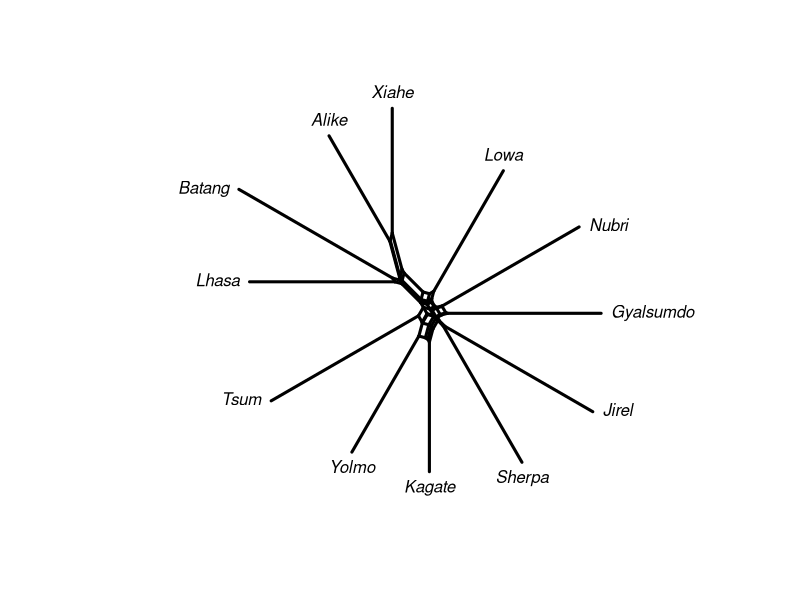
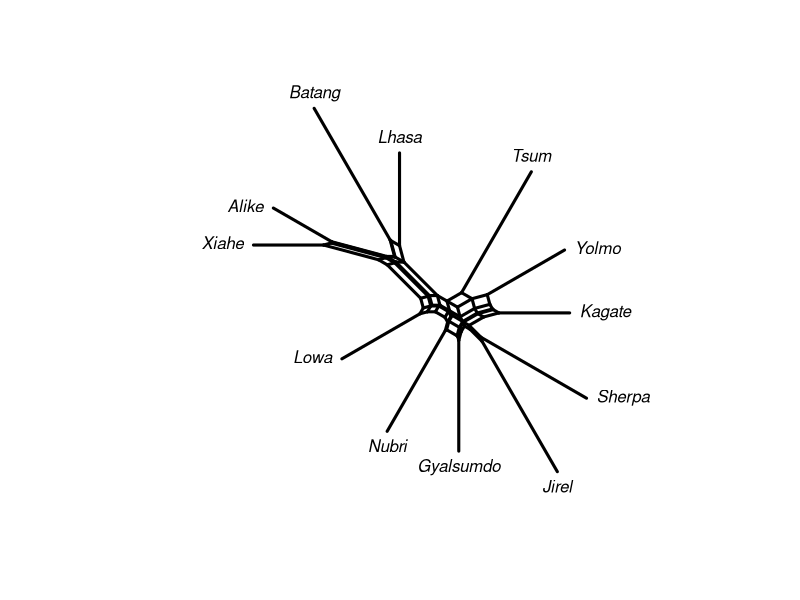
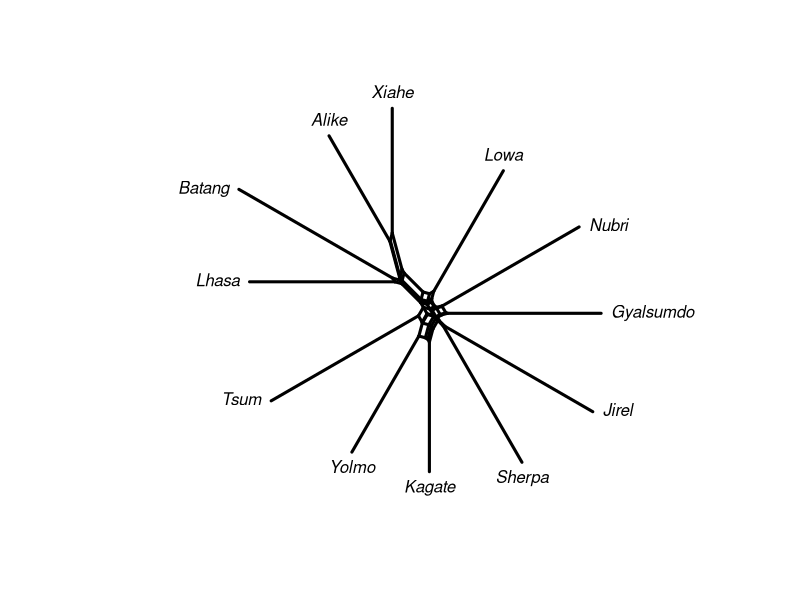
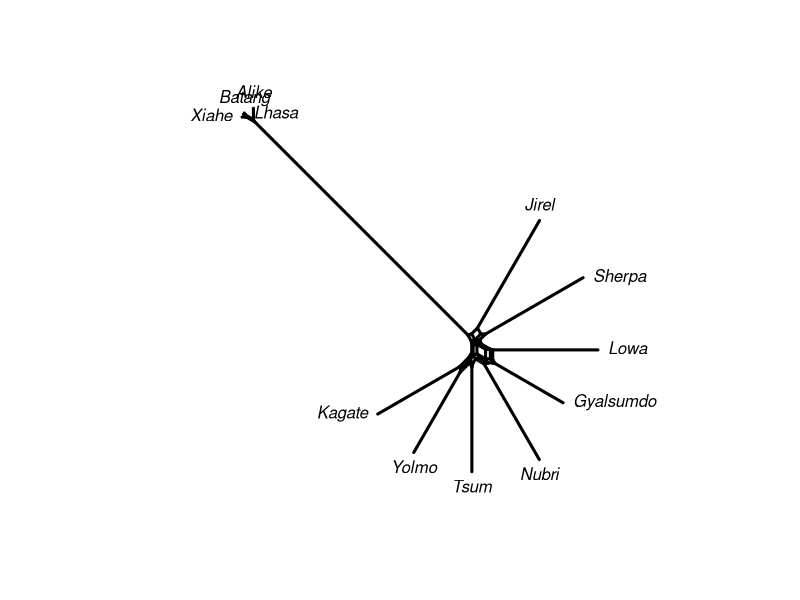

Source code (R) for these figures, in order: (Note: this script raises an error after producing the figures.)
library(phangorn)
library(stringr)

try(setwd("~/OneDrive - Cardiff University/Funding/InternationalStrategicFund/project/visualisation/"))


#d = read.csv("../data/JML_Cognate_Coding/dhakalsouthwesttibetic 2/dhakalsouthwesttibetic.tsv",
d = read.csv("../data/JML_Cognate_Coding/JML_withSagart_combined.tsv",
             sep="\t",fileEncoding = "UTF-8",encoding = "UTF-8",comment.char = "#")
d = d[d$NOTE!="[ignore]",]
d = d[d$NOTE!="[!] variant, can be excluded",]
d = d[d$NOTE!="[!] borrowing from Nepali",]
d = d[d$NOTE!="[borrowed from Chinese]",]
d = d[d$NOTE!="!remove!",]

d = d[!d$DOCULECT %in% c("OldChinese","OldTibetan"),]

length(unique(d$CONCEPT))
allConcepts = unique(d$CONCEPT)

langs = unique(d$DOCULECT)

# Filter concepts that aren't present for all doculects
fullConcepts = tapply(d$DOCULECT,d$CONCEPT, 
                            function(X){length((unique(X)))==length(langs)})
d = d[d$CONCEPT %in% names(fullConcepts)[fullConcepts],]
length(unique(d$CONCEPT))

# Filter concepts with no variation
conceptsWithVar = tapply(d$COGID,d$CONCEPT,
       function(X){length(unique(X))>1})
d = d[d$CONCEPT %in% names(conceptsWithVar)[conceptsWithVar],]
length(unique(d$CONCEPT))

finalConcepts = unique(d$CONCEPT)

dists = sapply(unique(d$CONCEPT), function(concept){
  dx = d[d$CONCEPT==concept,]
  # Make sure there's only one item per cog/doculect
  dx = dx[!duplicated(dx[,c("COGID","DOCULECT")]),]
  tx = table(dx$COGID,dx$DOCULECT)
  distX = Reduce('+', apply(tx,1,dist,simplify = F))
  distX = distX/max(distX)
},simplify = F)

dists = Reduce("+", dists)

nnet <- neighborNet(dists)
pdf("../results/distances/JML_NeighbourNet.pdf",width=8,height=8)
plot(nnet)
dev.off()

# Alt method, just looking at overlap in cognates, 
# without weighting by concept
dx = d[!duplicated(d[,c("COGID","DOCULECT")]),]
dist2 = dist(table(dx$DOCULECT,dx$COGID))
nnet2 <- neighborNet(dist2)
plot(nnet2)

pdf("../results/distances/JML_NeighbourNet_nonWeighted.pdf",width=8,height=8)
plot(nnet2)
dev.off()


# Use the more detailed morpheme coding

dists2 = sapply(unique(d$CONCEPT), function(concept){
  dx = d[d$CONCEPT==concept,]
  # Make sure there's only one item per cog/doculect
  dx = dx[!duplicated(dx[,c("COGID","DOCULECT")]),]
  # Split into subcogs by doculect
  #subcogs = strsplit(dx$COGIDS," ")
  subcogs = tapply(dx$COGIDS,dx$DOCULECT,function(X){unique(unlist(strsplit(X," ")))})
  mx = matrix(nrow=length(subcogs),ncol=length(subcogs))
  rownames(mx) = names(subcogs)
  colnames(mx) = names(subcogs)
  for(i in 1:length(subcogs)){
    for(j in 1:length(subcogs)){
      mx[i,j] = 1-(length(intersect(subcogs[[i]],subcogs[[j]]))/max(c(length(subcogs[[i]]),length(subcogs[[j]]))))
    }
  }
  if(sum(mx)>0){
    mx = mx/max(mx)
  }
  return(mx)
},simplify = F)

dists2 = Reduce("+", dists2)


nnet2 <- neighborNet(dists2)
pdf("../results/distances/JML_NeighbourNet_Morpheme.pdf",width=8,height=8)
plot(nnet2)
dev.off()


# m = matrix(nrow=length(langs),ncol=length(langs))
# rownames(m) = langs
# colnames(m) = langs
# for(i in langs){
#   dxi = unique(d[d$DOCULECT==i,]$COGID)
#   for(j in langs){
#     dxj = unique(d[d$DOCULECT==j,]$COGID)
#     m[i,j] = 1 - (length(intersect(dxi,dxj))/max(c(length(dxi),length(dxj))))
#   }
# }


# Find places where subcogs matter
coverage = data.frame()
for(concept in unique(d$CONCEPT)){
  dx = d[d$CONCEPT==concept,]
  subcogs = strsplit(dx$COGIDS," ")#tapply(dx$COGIDS,dx$DOCULECT,function(X){unique(unlist(strsplit(X," ")))})
  lx = length(unique(unlist(subcogs)))
  mx = matrix(0,nrow=lx,ncol=lx)
  rownames(mx) = unique(unlist(subcogs))
  colnames(mx) = unique(unlist(subcogs))
  for(wd in subcogs){
    for(cog1 in wd){
      for(cog2 in wd){
        if(cog1!=cog2){
          mx[cog1,cog2] = 1
          mx[cog2,cog1] = 1
        }
      }
    }
  }
  x = (sum(mx)/2)/ ((length(mx)-nrow(mx))/2)
  coverage = rbind(coverage,data.frame(
    concept = dx$CONCEPT[1],
    x = x
  ))
  if(any(rowSums(mx)>4)){
    print(mx)
    print(dx[order(dx$COGIDS),c("DOCULECT","CONCEPT","COGIDS","COGID","ALIGNMENT")])
  }
}
coverage[order(coverage$x),]

coverage = data.frame()
for(concept in unique(d$CONCEPT)){
  dx = d[d$CONCEPT==concept,]
  cx = strsplit(dx$COGIDS," ")
  subcogs = unique(unlist(cx))
  cogs = unique(dx$COGID)
  mx = matrix(0,nrow=length(subcogs),ncol=length(cogs))
  rownames(mx) = subcogs
  colnames(mx) = as.character(cogs)
  for(x in 1:length(cx)){
    for(y in cx[x]){
      mx[y,as.character(dx[x,]$COGID)] = 1
    }
  }
  x = (sum(mx)/2)/ ((length(mx)-nrow(mx))/2)
  coverage = rbind(coverage,data.frame(
    concept = dx$CONCEPT[1],
    x = x
  ))
  if(any(rowSums(mx)>4)){
    print(dx[order(dx$COGIDS),c("DOCULECT","CONCEPT","COGIDS","COGID","ALIGNMENT")])
  }
}
coverage[order(coverage$x),]

dx = d[d$CONCEPT=="Same",]
write.table(dx[order(dx$COGIDS),],"../results/Example_Same.csv",fileEncoding = "UTF-8",row.names = F,sep="\t",quote = F)


########
old = read.csv("../data/corrected/AllLangs_240_CogID_Sagart_Complete_Extended_Checked4.tsv",sep="\t",fileEncoding = "UTF-8",encoding = "UTF-8",comment.char = "#")

old = old[old$DOCULECT %in% c("S_Old_Chinese", "S_Old_Tibetan"),]
old$CONCEPT = str_to_sentence(old$CONCEPT)
oc = unique(old$CONCEPT)
x = oc[! oc %in% allConcepts]
length(x)

conChanges = read.csv("../data/JML_Cognate_Coding/ConceptMapping.csv",stringsAsFactors = F)
conChanges = conChanges[conChanges$Orig!="",]
for(i in 1:nrow(conChanges)){
  targ = conChanges$JML[i]
  repl = conChanges$Orig[i]
  if(targ %in% old$CONCEPT){
    old[old$CONCEPT==targ,]$CONCEPT = repl
  }
}
oc = unique(old$CONCEPT)
x = oc[! oc %in% allConcepts]
length(x)
#write.csv(data.frame(x=x),file="../data/JML_Cognate_Coding/ConceptMapping.csv", row.names = F)

old = old[old$CONCEPT %in% finalConcepts,]
old$ID = 100000+old$ID
old$FORM = old$IPA
old$VALUE = old$IPA
old$MORPHEMES = ""
old$COGIDS = ""
old$NOTE = "From Sagart et al."
d = rbind(d, old[,names(d)])

write.table(d,file="../data/JML_Cognate_Coding/JML_withSagart.tsv",
          sep="\t",quote=F,row.names = F)

# find differenes
